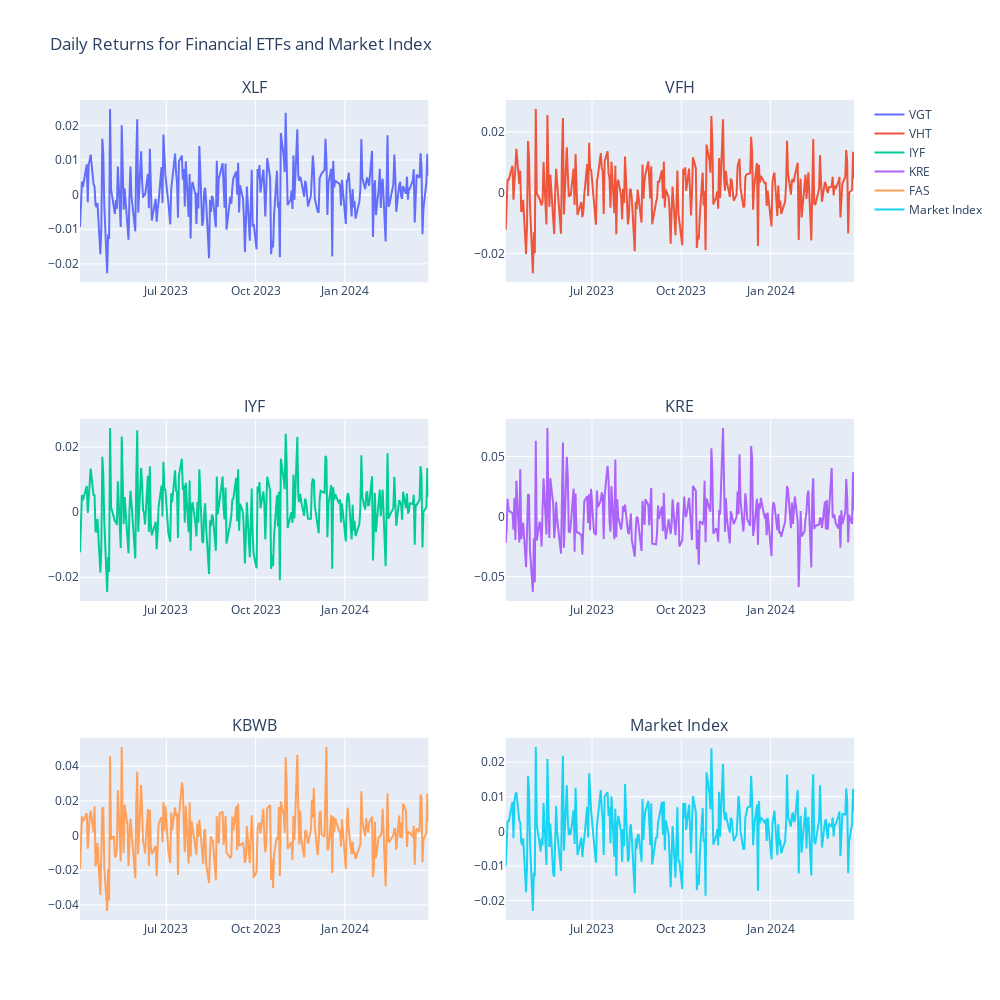

The notebook cell this image was saved under:
### Code cell
# we can now plot the daily returns for all the stocks in sub plots
fig = make_subplots(rows=3, cols=2, subplot_titles=("XLF", "VFH", "IYF", "KRE", "KBWB", "Market Index"))

fig.add_scatter(x=xlf_data.index, y=xlf_daily_returns, mode='lines', name='VGT', row=1, col=1)
fig.add_scatter(x=vfh_data.index, y=vfh_daily_returns, mode='lines', name='VHT', row=1, col=2)
fig.add_scatter(x=iyf_data.index, y=iyf_daily_returns, mode='lines', name='IYF', row=2, col=1)
fig.add_scatter(x=kre_data.index, y=kre_daily_returns, mode='lines', name='KRE', row=2, col=2)
fig.add_scatter(x=kbwb_data.index, y=kbwb_daily_returns, mode='lines', name='FAS', row=3, col=1)
fig.add_scatter(x=market_index_data.index, y=market_index_daily_returns, mode='lines', name='Market Index', row=3, col=2)

fig.update_layout(title_text="Daily Returns for Financial ETFs and Market Index", height=1000, width=1000)
fig.show()

### Figure 1 — Plotly figure (JSON) as saved in the notebook; plotly's stock layout.template omitted (floating-point values rounded to 4 significant figures; data arrays with more than 128 entries replaced by an {"elided": "..."} marker saying what was removed)
{"data": [{"mode": "lines", "name": "VGT", "type": "scatter", "x": {"elided": "249 str values"}, "xaxis": "x", "y": {"elided": "248 float values"}, "yaxis": "y"}, {"mode": "lines", "name": "VHT", "type": "scatter", "x": {"elided": "249 str values"}, "xaxis": "x2", "y": {"elided": "248 float values"}, "yaxis": "y2"}, {"mode": "lines", "name": "IYF", "type": "scatter", "x": {"elided": "249 str values"}, "xaxis": "x3", "y": {"elided": "248 float values"}, "yaxis": "y3"}, {"mode": "lines", "name": "KRE", "type": "scatter", "x": {"elided": "249 str values"}, "xaxis": "x4", "y": {"elided": "248 float values"}, "yaxis": "y4"}, {"mode": "lines", "name": "FAS", "type": "scatter", "x": {"elided": "249 str values"}, "xaxis": "x5", "y": {"elided": "248 float values"}, "yaxis": "y5"}, {"mode": "lines", "name": "Market Index", "type": "scatter", "x": {"elided": "249 str values"}, "xaxis": "x6", "y": {"elided": "248 float values"}, "yaxis": "y6"}], "layout": {"annotations": [{"font": {"size": 16}, "showarrow": false, "text": "XLF", "x": 0.225, "xanchor": "center", "xref": "paper", "y": 1, "yanchor": "bottom", "yref": "paper"}, {"font": {"size": 16}, "showarrow": false, "text": "VFH", "x": 0.775, "xanchor": "center", "xref": "paper", "y": 1, "yanchor": "bottom", "yref": "paper"}, {"font": {"size": 16}, "showarrow": false, "text": "IYF", "x": 0.225, "xanchor": "center", "xref": "paper", "y": 0.6111, "yanchor": "bottom", "yref": "paper"}, {"font": {"size": 16}, "showarrow": false, "text": "KRE", "x": 0.775, "xanchor": "center", "xref": "paper", "y": 0.6111, "yanchor": "bottom", "yref": "paper"}, {"font": {"size": 16}, "showarrow": false, "text": "KBWB", "x": 0.225, "xanchor": "center", "xref": "paper", "y": 0.2222, "yanchor": "bottom", "yref": "paper"}, {"font": {"size": 16}, "showarrow": false, "text": "Market Index", "x": 0.775, "xanchor": "center", "xref": "paper", "y": 0.2222, "yanchor": "bottom", "yref": "paper"}], "height": 1000, "title": {"text": "Daily Returns for Financial ETFs and Market Index"}, "width": 1000, "xaxis": {"anchor": "y", "domain": [0, 0.45]}, "xaxis2": {"anchor": "y2", "domain": [0.55, 1]}, "xaxis3": {"anchor": "y3", "domain": [0, 0.45]}, "xaxis4": {"anchor": "y4", "domain": [0.55, 1]}, "xaxis5": {"anchor": "y5", "domain": [0, 0.45]}, "xaxis6": {"anchor": "y6", "domain": [0.55, 1]}, "yaxis": {"anchor": "x", "domain": [0.7778, 1]}, "yaxis2": {"anchor": "x2", "domain": [0.7778, 1]}, "yaxis3": {"anchor": "x3", "domain": [0.3889, 0.6111]}, "yaxis4": {"anchor": "x4", "domain": [0.3889, 0.6111]}, "yaxis5": {"anchor": "x5", "domain": [0, 0.2222]}, "yaxis6": {"anchor": "x6", "domain": [0, 0.2222]}}}
